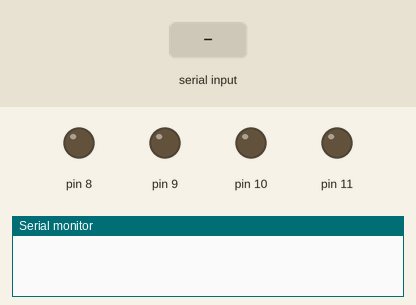
This sketch was run on a simulated Arduino Uno, built with avr-gcc and run on an emulated ATmega328P. Shown: output pins drawn as LEDs (lit = HIGH), the last lines printed to the serial monitor. The test bench sets the inputs (shaded band).

Above: at 1.2 s.
1.3 s: "LEFT," received over Serial
At 3.0 s:
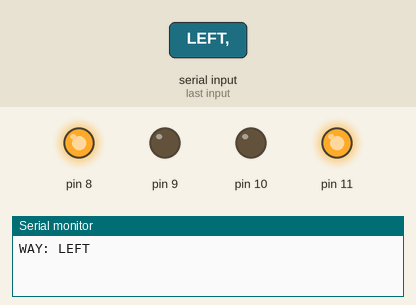
3.8 s: "RIGHT," received over Serial
At 6.2 s:
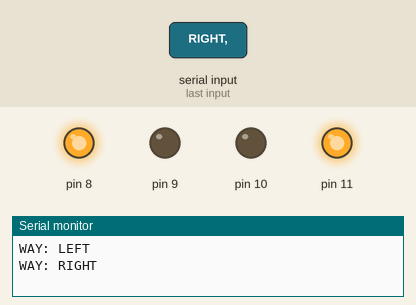
Timing chart, 0 to 7.7 s (numbered marks = the images above; inputs shaded):
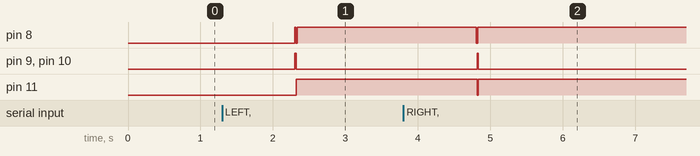

Measured:
- after the input at 1.3 s, pin 8: LOW → HIGH after 1.0 s, → LOW 0.01 s later, → HIGH 0.02 s later; pin 9, pin 10: LOW → HIGH after 1.0 s, → LOW 0.02 s later; pin 11: LOW → HIGH after 1.0 s
- after the input at 3.8 s, pin 8, pin 11: HIGH → LOW after 1.0 s, → HIGH 0.02 s later; pin 9, pin 10: LOW → HIGH after 1.0 s, → LOW 0.02 s later

The sketch:

lab5_2.ino
```cpp
int steps[4][4] = {{1,1,0,0},
                   {0,1,1,0},
                   {0,0,1,1},
                   {1,0,0,1}};

void setup() {
    Serial.begin(9600);
    for (int i = 8; i <= 11;i++){
        pinMode(i, OUTPUT);
    }
}

void runInStep (int _step){
  for(int c = 0; c <= _step;c++){
    for (int i = 0; i < 4;i++){
        digitalWrite(8, steps[i][0]);
        digitalWrite(9, steps[i][1]);
        digitalWrite(10, steps[i][2]);
        digitalWrite(11, steps[i][3]);
        delay(10);
    }
  }

}

void runInBackStep (int _step){
  for(int c = 0; c <= _step;c++){
    for (int i = 0; i < 4;i++){
        digitalWrite(8, steps[i][3]);
        digitalWrite(9, steps[i][2]);
        digitalWrite(10, steps[i][1]);
        digitalWrite(11, steps[i][0]);
        delay(10);
    }
  }

}

void loop() {
  if (Serial.available() > 0) {
    String way = Serial.readStringUntil(',');
    String gack = Serial.readStringUntil('E');
    if (way == "LEFT" || way == "RIGHT") {
      Serial.print("WAY: ");
      Serial.print(way);
      Serial.print(" ");
      Serial.println(gack);
      if (way == "LEFT") {
        runInStep(gack.toInt());
      }
      else if (way == "RIGHT")
      {
        runInBackStep(gack.toInt());
      }
    } else {
      Serial.println("ERROR");
    }
  }
}
```
